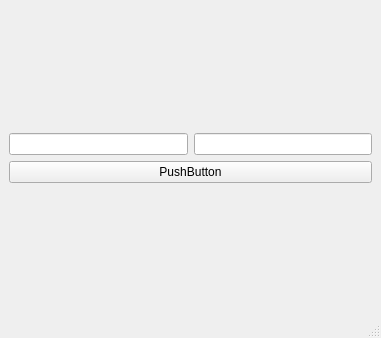
<?xml version="1.0" encoding="UTF-8"?>
<ui version="4.0">
 <class>MainWindow</class>
 <widget class="QMainWindow" name="MainWindow">
  <property name="geometry">
   <rect>
    <x>0</x>
    <y>0</y>
    <width>381</width>
    <height>338</height>
   </rect>
  </property>
  <property name="windowTitle">
   <string>MainWindow</string>
  </property>
  <widget class="QWidget" name="centralwidget">
   <layout class="QVBoxLayout" name="verticalLayout_2">
    <item>
     <layout class="QVBoxLayout" name="verticalLayout">
      <item>
       <layout class="QHBoxLayout" name="horizontalLayout">
        <item>
         <widget class="QLineEdit" name="lineEdit"/>
        </item>
        <item>
         <widget class="QLineEdit" name="lineEdit_2"/>
        </item>
       </layout>
      </item>
      <item>
       <widget class="QPushButton" name="pushButton">
        <property name="text">
         <string>PushButton</string>
        </property>
       </widget>
      </item>
     </layout>
    </item>
   </layout>
  </widget>
  <widget class="QMenuBar" name="menubar">
   <property name="geometry">
    <rect>
     <x>0</x>
     <y>0</y>
     <width>381</width>
     <height>22</height>
    </rect>
   </property>
  </widget>
  <widget class="QStatusBar" name="statusbar"/>
 </widget>
 <resources/>
 <connections>
  <connection>
   <sender>pushButton</sender>
   <signal>clicked()</signal>
   <receiver>lineEdit_2</receiver>
   <slot>clear()</slot>
   <hints>
    <hint type="sourcelabel">
     <x>190</x>
     <y>294</y>
    </hint>
    <hint type="destinationlabel">
     <x>281</x>
     <y>153</y>
    </hint>
   </hints>
  </connection>
  <connection>
   <sender>pushButton</sender>
   <signal>clicked()</signal>
   <receiver>lineEdit</receiver>
   <slot>clear()</slot>
   <hints>
    <hint type="sourcelabel">
     <x>190</x>
     <y>294</y>
    </hint>
    <hint type="destinationlabel">
     <x>99</x>
     <y>153</y>
    </hint>
   </hints>
  </connection>
 </connections>
</ui>
